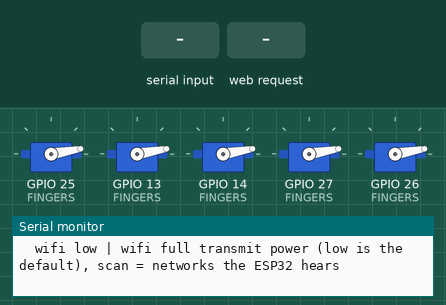
This sketch was run on a simulated ESP32. On the bench: 5 × servo, the last lines printed to the serial monitor. Inputs (shaded band) come from the test bench.

Above: at 2.7 s.
2.8 s: "close\n" received over Serial
At 4.9 s:
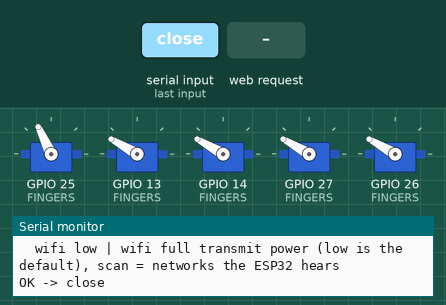
5.3 s: "open\n" received over Serial
At 5.75 s:
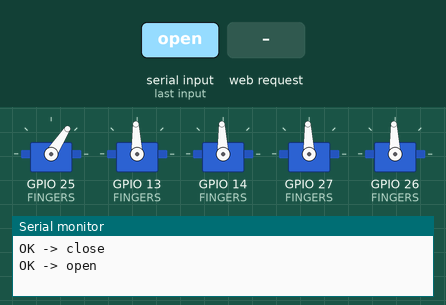
7.8 s: HTTP request GET /g?f=1&v=1&n=1 received
At 9.8 s:
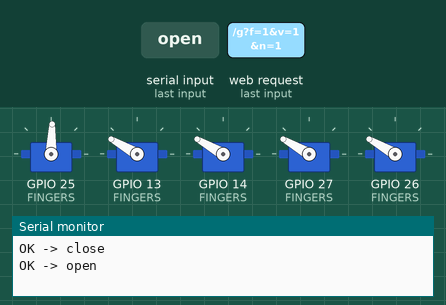
10.3 s: HTTP request GET /all received
At 10.75 s:
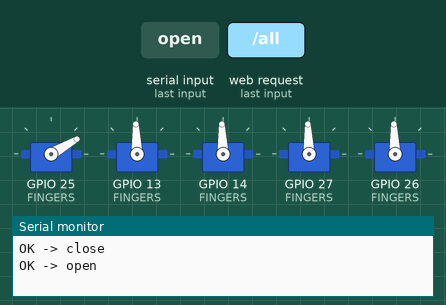
12.7 s: HTTP request GET /all?f=120&v=120&n=120 received
At 13.16 s:
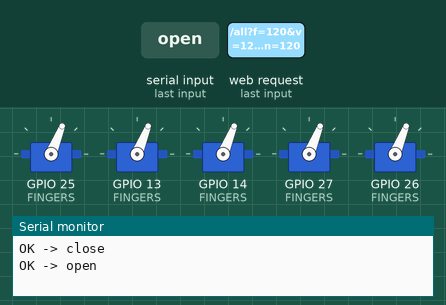
15.2 s: HTTP request GET /set?f=1&v=1&n=1 received
At 16.9 s:
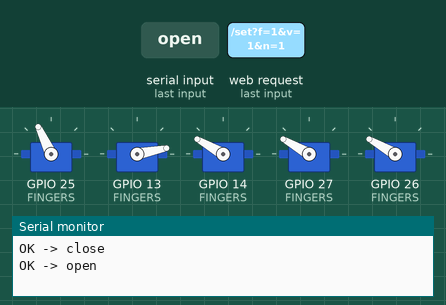
Timing chart, 0 to 18.4 s (numbered marks = the images above; inputs shaded):
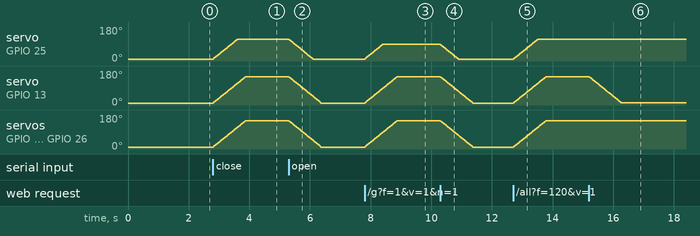

The sketch:

finger_control.ino
```cpp
/*
  RoboHand - wireless finger control (ESP32)
  ------------------------------------------
  Drives the five-finger hand (thumb, index, middle, ring, little) from your phone.
  The first electronics test uses just one servo on pin 13 (index).

  How it works
    * The ESP32 creates its own WiFi network (no router needed):
        name:     RoboHand
        password: robohand123
    * Join that network on your phone, open http://192.168.4.1
      and move the sliders or tap a gesture (0% = finger open, 100% = finger closed).
    * You can also type commands in the Arduino Serial Monitor (115200 baud):
        f 1 50     -> finger 1 (index) to 50% closed   (0 thumb, 1 index, 2 middle, 3 ring, 4 little)
        a 1 90     -> index servo to raw angle 90 (used for calibration)
        open | close | help

  Libraries (Arduino IDE -> Tools -> Manage Libraries):
    * "ESP32Servo" by Kevin Harrington / John K. Bennett
  Board: Tools -> Board -> esp32 -> "ESP32 Dev Module"
*/

#include <WiFi.h>
#include <WebServer.h>
#include <ESP32Servo.h>

// ----------------------------------------------------------------- SETTINGS
const char* WIFI_NAME = "RoboHand";
const char* WIFI_PASSWORD = "robohand123";   // at least 8 characters

struct FingerConfig {
  const char* name;
  int pin;          // ESP32 GPIO the servo's ORANGE (signal) wire goes to
  int openAngle;    // servo angle when the finger is straight   (calibrate!)
  int closedAngle;  // servo angle when the finger is fully bent (calibrate!)
};

// Good pins: 13, 14, 27, 26, 25, 33, 32. (Avoid 0, 2, 12, 15 - they affect booting. 34-39 are input-only.)
// A finger needs ~37.5 mm of string = ~161 deg of servo on the 13.35 mm spool groove.
// The closedAngle values below are SAFE STARTING VALUES (~88 % closed): they can't push a finger
// against its end stop before you have calibrated. Calibrate each finger (guide 04, step E), then
// set closedAngle a few degrees BEFORE the finger stops - a servo pushing against a stop draws stall
// current and gets hot. Don't use "Close all" / gestures at 100 % before calibrating.
//
// Full hand. Keep this ORDER (thumb, index, middle, ring, little) so the gesture buttons work.
// Servos that aren't plugged in yet are simply ignored (handy for the one-servo first test on pin 13).
// Never use pin 12 (sits between 14 and 13 on the board; it affects booting).
FingerConfig FINGERS[] = {
  {"Thumb",  25, 10, 115},   // thumb has 2 joints: ~25 mm of string = ~107 deg of servo
  {"Index",  13, 10, 150},   // safe start; after calibration typically ~165-170
  {"Middle", 14, 10, 150},   // pin 14 sends a short pulse while the ESP32 boots: one twitch at power-up is normal
  {"Ring",   27, 10, 150},
  {"Little", 26, 10, 150},
};

// Gestures: % closed for thumb, index, middle, ring, little (shown when 5 fingers are configured)
struct Gesture { const char* name; int pct[5]; };
const Gesture GESTURES[] = {
  {"Open",      {0, 0, 0, 0, 0}},
  {"Fist",      {75, 100, 100, 100, 100}},
  {"Point",     {70, 0, 100, 100, 100}},
  {"Peace",     {70, 0, 0, 100, 100}},
  {"Thumbs up", {0, 100, 100, 100, 100}},
  {"Pinch",     {55, 55, 0, 0, 0}},
  {"Rock on",   {60, 0, 100, 100, 0}},
};
const int NUM_GESTURES = sizeof(GESTURES) / sizeof(GESTURES[0]);

const float SPEED_DEG_PER_STEP = 2.0;  // smaller = smoother/slower movement
const unsigned long STEP_MS = 15;      // how often the servo position is updated
// ---------------------------------------------------------------------------

const int NUM_FINGERS = sizeof(FINGERS) / sizeof(FINGERS[0]);
Servo servos[NUM_FINGERS];
float currentAngle[NUM_FINGERS];
float targetAngle[NUM_FINGERS];
int targetPercent[NUM_FINGERS];

WebServer server(80);

int percentToAngle(int i, int percent) {
  percent = constrain(percent, 0, 100);
  const FingerConfig& f = FINGERS[i];
  return f.openAngle + (f.closedAngle - f.openAngle) * percent / 100;
}

void setFingerPercent(int i, int percent) {
  if (i < 0 || i >= NUM_FINGERS) return;
  targetPercent[i] = constrain(percent, 0, 100);
  targetAngle[i] = percentToAngle(i, targetPercent[i]);
}

void setFingerRawAngle(int i, int angle) {
  if (i < 0 || i >= NUM_FINGERS) return;
  targetAngle[i] = constrain(angle, 0, 180);
}

// Move every servo a small step toward its target (smooth motion, less current spikes)
void updateServos() {
  static unsigned long last = 0;
  if (millis() - last < STEP_MS) return;
  last = millis();
  for (int i = 0; i < NUM_FINGERS; i++) {
    float diff = targetAngle[i] - currentAngle[i];
    if (fabs(diff) < 0.01) continue;
    if (fabs(diff) <= SPEED_DEG_PER_STEP) currentAngle[i] = targetAngle[i];
    else currentAngle[i] += (diff > 0 ? SPEED_DEG_PER_STEP : -SPEED_DEG_PER_STEP);
    servos[i].write((int)round(currentAngle[i]));
  }
}

// ------------------------------------------------------------------ web page
String buildPage() {
  String html = F(
    "<!doctype html><html><head><meta charset='utf-8'>"
    "<meta name='viewport' content='width=device-width,initial-scale=1'>"
    "<title>RoboHand</title><style>"
    "body{font-family:sans-serif;margin:16px;background:#111;color:#eee}"
    "h1{font-size:22px}.f{background:#222;border-radius:12px;padding:12px;margin:12px 0}"
    "input[type=range]{width:100%;height:40px}"
    "button{font-size:18px;padding:12px 18px;margin:4px;border-radius:10px;border:0}"
    "</style></head><body><h1>RoboHand</h1>"
    "<div><button onclick=\"all(0)\">Open all</button>"
    "<button onclick=\"all(100)\">Close all</button></div>");
  if (NUM_FINGERS == 5) {
    html += "<div>";
    for (int g = 0; g < NUM_GESTURES; g++) {
      html += "<button onclick=\"ges(" + String(g) + ")\">" + String(GESTURES[g].name) + "</button>";
    }
    html += "</div>";
  }
  for (int i = 0; i < NUM_FINGERS; i++) {
    html += "<div class='f'><b>" + String(FINGERS[i].name) + "</b> <span id='v" + i + "'>" +
            targetPercent[i] + "</span>%<br><input type='range' min='0' max='100' value='" +
            targetPercent[i] + "' id='s" + i + "' oninput='mv(" + i + ",this.value)'></div>";
  }
  html += F(
    "<script>"
    "let t={};"
    "function mv(i,v){document.getElementById('v'+i).textContent=v;"
    "clearTimeout(t[i]);t[i]=setTimeout(()=>fetch('/set?f='+i+'&v='+v),30);}"
    "function all(v){fetch('/all?v='+v);document.querySelectorAll('input').forEach((s,i)=>{"
    "s.value=v;document.getElementById('v'+i).textContent=v;});}"
    "function ges(g){fetch('/g?n='+g).then(r=>r.text()).then(t=>{t.split(',').forEach((v,i)=>{"
    "const s=document.getElementById('s'+i);if(s){s.value=v;document.getElementById('v'+i).textContent=v;}});});}"
    "</script></body></html>");
  return html;
}

void handleRoot() { server.send(200, "text/html", buildPage()); }

void handleSet() {
  if (!server.hasArg("f") || !server.hasArg("v")) { server.send(400, "text/plain", "need f and v"); return; }
  setFingerPercent(server.arg("f").toInt(), server.arg("v").toInt());
  server.send(200, "text/plain", "ok");
}

void handleGesture() {
  int g = server.hasArg("n") ? server.arg("n").toInt() : 0;
  if (NUM_FINGERS != 5 || g < 0 || g >= NUM_GESTURES) { server.send(400, "text/plain", "needs 5 fingers"); return; }
  String reply;
  for (int i = 0; i < 5; i++) {
    setFingerPercent(i, GESTURES[g].pct[i]);
    reply += String(GESTURES[g].pct[i]) + (i < 4 ? "," : "");
  }
  server.send(200, "text/plain", reply);
}

void handleAll() {
  int v = server.hasArg("v") ? server.arg("v").toInt() : 0;
  for (int i = 0; i < NUM_FINGERS; i++) setFingerPercent(i, v);
  server.send(200, "text/plain", "ok");
}

// ------------------------------------------------------------------- WiFi
const int WIFI_CHANNEL = 6;   // 2.4 GHz channel 1..13; change it if the network doesn't show up

// Lower transmit power by default: on many cheap ESP32 boards full power (19.5 dBm) makes the small 3.3 V
// regulator dip during each WiFi burst and the network silently doesn't show up. 8.5 dBm still reaches ~10 m.
bool wifiLow = true;

bool startWiFi() {
  WiFi.mode(WIFI_AP_STA);              // AP for the phone + station part, only used by the "scan" command
  bool ok = WiFi.softAP(WIFI_NAME, WIFI_PASSWORD, WIFI_CHANNEL);
  WiFi.setTxPower(wifiLow ? WIFI_POWER_8_5dBm : WIFI_POWER_19_5dBm);
  Serial.println(ok ? F("WiFi started OK") : F("WiFi FAILED to start (check the name and the 8+ character password)"));
  return ok;
}

void printWiFi() {
  Serial.print(F("WiFi: "));
  Serial.print(WIFI_NAME);
  Serial.print(F("  channel "));
  Serial.print(WIFI_CHANNEL);
  Serial.print(F("  power "));
  Serial.print(wifiLow ? F("low (8.5 dBm)") : F("full (19.5 dBm)"));
  Serial.print(F("  ESP32 address "));
  Serial.print(WiFi.softAPmacAddress());
  Serial.print(F("  phones connected: "));
  Serial.println(WiFi.softAPgetStationNum());
}

void scanWiFi() {                      // proves the ESP32's radio + antenna work: lists the networks it can hear
  Serial.println(F("Scanning (5 s)..."));
  int n = WiFi.scanNetworks();
  if (n <= 0) { Serial.println(F("No networks found: the ESP32 hears nothing (radio/antenna or power problem)")); return; }
  for (int i = 0; i < n; i++) {
    Serial.print(F("  "));
    Serial.print(WiFi.SSID(i));
    Serial.print(F("   signal "));
    Serial.print((int)WiFi.RSSI(i));
    Serial.print(F(" dBm   channel "));
    Serial.println((int)WiFi.channel(i));
  }
  WiFi.scanDelete();
}

void restartWiFi() { WiFi.softAPdisconnect(true); delay(500); startWiFi(); printWiFi(); }

// ------------------------------------------------------------ serial commands
void printHelp() {
  Serial.println(F("Commands:"));
  Serial.println(F("  f <finger> <0-100>   set finger % closed   e.g. f 0 50"));
  Serial.println(F("  a <finger> <0-180>   raw servo angle       e.g. a 0 90  (calibration)"));
  Serial.println(F("  open | close         all fingers"));
  Serial.println(F("  wifi                 WiFi status, wifi restart = restart the network"));
  Serial.println(F("  wifi low | wifi full transmit power (low is the default), scan = networks the ESP32 hears"));
}

void handleSerial() {
  if (!Serial.available()) return;
  String line = Serial.readStringUntil('\n');
  line.trim();
  if (line.length() == 0) return;
  char cmd = line.charAt(0);
  int a = -1, b = -1;
  sscanf(line.c_str() + 1, "%d %d", &a, &b);
  if (line == "open")       { for (int i = 0; i < NUM_FINGERS; i++) setFingerPercent(i, 0); }
  else if (line == "wifi")   { printWiFi(); return; }
  else if (line == "wifi restart") { restartWiFi(); return; }
  else if (line == "wifi low")  { wifiLow = true;  restartWiFi(); return; }
  else if (line == "wifi full") { wifiLow = false; restartWiFi(); return; }
  else if (line == "scan")      { scanWiFi(); return; }
  else if (line == "close") { for (int i = 0; i < NUM_FINGERS; i++) setFingerPercent(i, 100); }
  else if (cmd == 'f' && b >= 0) { setFingerPercent(a, b); }
  else if (cmd == 'a' && b >= 0) { setFingerRawAngle(a, b); }
  else { printHelp(); return; }
  Serial.print(F("OK -> "));
  Serial.println(line);
}

// ------------------------------------------------------------------- setup
void setup() {
  Serial.begin(115200);
  delay(300);
  Serial.println(F("\nRoboHand starting"));

  ESP32PWM::allocateTimer(0);
  ESP32PWM::allocateTimer(1);
  for (int i = 0; i < NUM_FINGERS; i++) {
    servos[i].setPeriodHertz(50);                 // standard hobby servo
    servos[i].attach(FINGERS[i].pin, 500, 2400);  // pulse range in microseconds
    targetPercent[i] = 0;
    currentAngle[i] = targetAngle[i] = FINGERS[i].openAngle;
    servos[i].write(FINGERS[i].openAngle);
    delay(250);   // start the servos one by one: 5 at once can pull > 3 A and reset the ESP32
  }

  startWiFi();
  Serial.print(F("WiFi network: "));
  Serial.print(WIFI_NAME);
  Serial.print(F("   open http://"));
  Serial.println(WiFi.softAPIP());

  server.on("/", handleRoot);
  server.on("/set", handleSet);
  server.on("/all", handleAll);
  server.on("/g", handleGesture);
  server.begin();
  printHelp();
}

void loop() {
  server.handleClient();
  handleSerial();
  updateServos();
}
```

Measured:
- after the input at 2.8 s, servo on GPIO 25 (FINGERS): moves from 10° to 115° over 0.80 s, starting at once; servo on GPIO 13 (FINGERS), servo on GPIO 14 (FINGERS), servo on GPIO 27 (FINGERS), servo on GPIO 26 (FINGERS): moves from 10° to 150° over 1.1 s, starting at once
- after the input at 5.3 s, servo on GPIO 25 (FINGERS): moves from 115° to 10° over 0.80 s, starting at once; servo on GPIO 13 (FINGERS), servo on GPIO 14 (FINGERS), servo on GPIO 27 (FINGERS), servo on GPIO 26 (FINGERS): moves from 150° to 10° over 1.1 s, starting at once
- after the input at 7.8 s, servo on GPIO 25 (FINGERS): moves from 10° to 88° over 0.58 s, starting at once; servo on GPIO 13 (FINGERS), servo on GPIO 14 (FINGERS), servo on GPIO 27 (FINGERS), servo on GPIO 26 (FINGERS): moves from 10° to 150° over 1.1 s, starting at once
- after the input at 10.3 s, servo on GPIO 25 (FINGERS): moves from 88° to 10° over 0.58 s, starting at once; servo on GPIO 13 (FINGERS), servo on GPIO 14 (FINGERS), servo on GPIO 27 (FINGERS), servo on GPIO 26 (FINGERS): moves from 150° to 10° over 1.1 s, starting at once
- after the input at 12.7 s, servo on GPIO 25 (FINGERS): moves from 10° to 115° over 0.80 s, starting at once; servo on GPIO 13 (FINGERS), servo on GPIO 14 (FINGERS), servo on GPIO 27 (FINGERS), servo on GPIO 26 (FINGERS): moves from 10° to 150° over 1.1 s, starting at once
- after the input at 15.2 s, servo on GPIO 13 (FINGERS): moves from 150° to 11° over 1.1 s, starting at once
